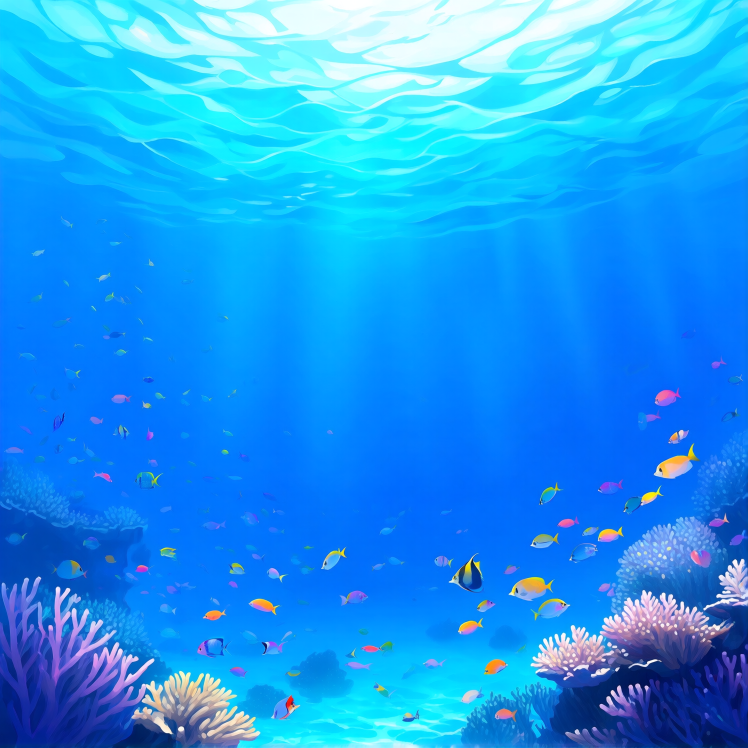
#> input picture lib/artdesign/cards_assets/biome_OC_earth.png, 1496 x 1496 px, found by its file name (shown at 1/2 size)
$ jupyter execute --allow-errors earth_map.ipynb
#> lines starting #> are read from the running program, lines starting #| are printed output that depends on the picture
### lib/artdesign/__init__.py
import websocket  # websocket-client
import uuid
import json
import urllib.request
import urllib.parse
import os
from PIL import Image, ImageDraw, ImageFont, ImageFilter, ImageChops
import numpy as np
from reportlab.pdfgen import canvas
from reportlab.lib.pagesizes import A4
from reportlab.lib.utils import ImageReader
import io


class ArtDesignClient:
    """ class using ComfyUI for AI art generation """
    def __init__(self, server_address="127.0.0.1:8000"):
        self.server_address = server_address
        self.client_id = str(uuid.uuid4())
        self.workflow = self._load_workflow()

    def _load_workflow(self):
        path = os.path.join(os.path.dirname(os.path.abspath(__file__)), "image_qwen_python.json")
        with open(path, 'r') as file:
            return json.load(file)

    # [11 lines left out: functions queue_prompt, get_image, not called in this run]

    def get_history(self, prompt_id):
        with urllib.request.urlopen(f"http://{self.server_address}/history/{prompt_id}") as response:
            return json.loads(response.read())

    # [27 lines left out: function get_images, not called in this run]

    def update_workflow_with_text(self, pos, text):
        self.workflow[f"{pos}"]["inputs"]["text"] = text

    # [34 lines left out: function run_prompts, not called in this run]

# Example usage:
# client = ArtDesignClient()
# prompts = ["masterpiece best quality man", "a man holding a panel with 'jordy love'"]
# images_list = client.run_prompts(prompts)


class CardLayers:
    """ class to manage card layers """
    def __init__(self):
        self.layers = []

    # [7 lines left out: function round_corners, not called in this run]

    def rotate_image(self, im, angle, expand=True):
        return im.rotate(angle, expand=expand)

    # [220 lines left out: functions white_to_transparent, im_resize_scale, add_image_overlay, add_text_overlay, blur_region, color_region and 2 more, not called in this run]
        # imBase.show()

class Utils:
    """ class with utility functions """

    # [95 lines left out: function generate_pdf_from_deck, not called in this run]

### lib/artdesign/debug/earth_map.ipynb
[cell 1]
import numpy as np
from PIL import Image, ImageDraw, ImageFont
import sys
import os
HOME_DIR = r'c:\Users\jordy\Documents\python\projects\GenAI_TCG'
sys.path.append(HOME_DIR)
from lib.artdesign import ArtDesignClient

#> (the rest of this cell did not finish here and is left out)

## 1. generate Biomes images

[cell 2]
biomes = [
    # "OC",
    # "MO",
    # "DE",
    "JU"
]

main_prompts = [
    # "the inside of a wavy dark-blue to light-blue ocean with hundreds of colorful fishs swimming around some detailed coral reefs, algaes", # Ocean [OC]
    # "A huge series of mountains with a snowy peaks, add a lot of small details", # Mountain [MO]
    # "A vast desert with rolling sand dunes, a few scattered cacti, and a bright sun in the sky", # Desert [DE]
    "A dense jungle with tall trees, thick foliage, and a variety of exotic plants and animals", # Jungle [JU]
]
art_styles = "cozy soft pastel colors, gentle lighting, digital painting, delicate details, realistic, high quality"
negative_prompts = ""

prompts = []
for i, p in enumerate(main_prompts):
    prompts.append((p + art_styles, negative_prompts))

#> (the rest of this cell did not finish here and is left out)

## 2. Create Earth

combine them in 4 quarters

[cell 3]
img_OC = Image.open(os.path.join(HOME_DIR, "lib", "artdesign", "cards_assets", "biome_OC_earth.png"))
#> img_OC is the input picture: PIL image 1496x1496 RGB; mean R, G, B 31.6, 153.9, 241
img_MO = Image.open(os.path.join(HOME_DIR, "lib", "artdesign", "cards_assets", "biome_MO_earth.png"))
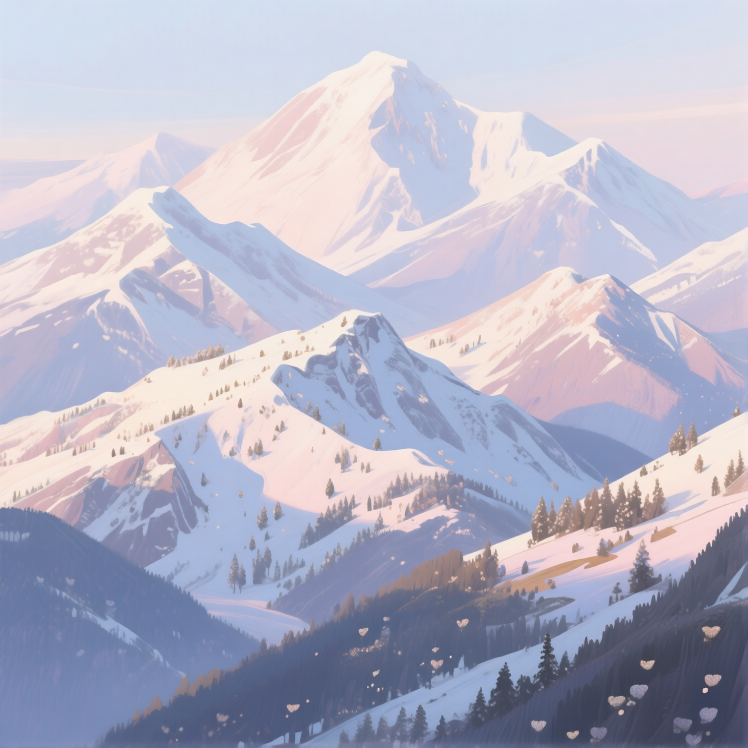
#> input picture lib/artdesign/cards_assets/biome_MO_earth.png, 1496 x 1496 px, found by its file name (shown at 1/2 size)
#> img_MO is the input picture: PIL image 1496x1496 RGB; mean R, G, B 180.4, 180.1, 198.3
img_DE = Image.open(os.path.join(HOME_DIR, "lib", "artdesign", "cards_assets", "biome_DE_earth.png"))
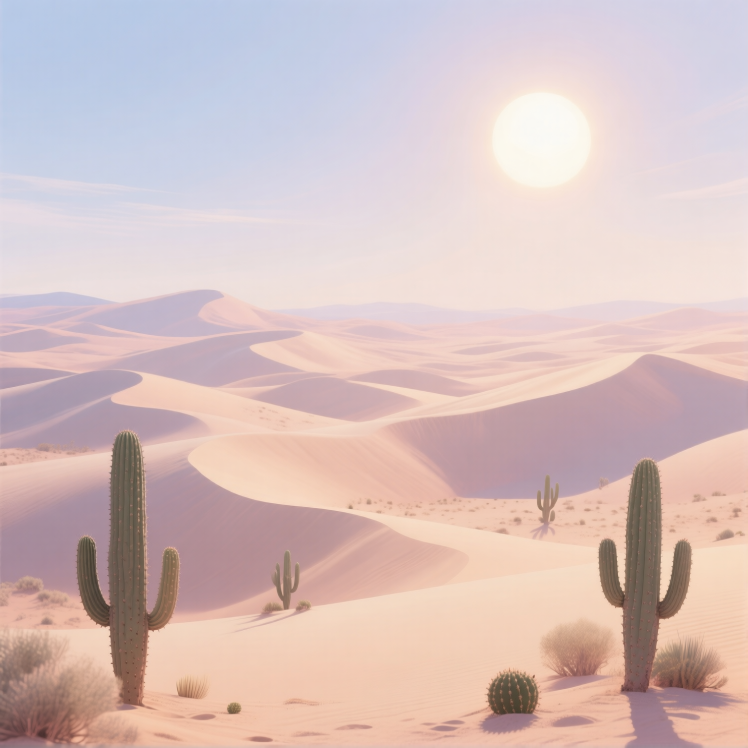
#> input picture lib/artdesign/cards_assets/biome_DE_earth.png, 1496 x 1496 px, found by its file name (shown at 1/2 size)
#> img_DE is the input picture: PIL image 1496x1496 RGB; mean R, G, B 213.8, 191.7, 190.4
img_JU = Image.open(os.path.join(HOME_DIR, "lib", "artdesign", "cards_assets", "biome_JU_earth.png"))
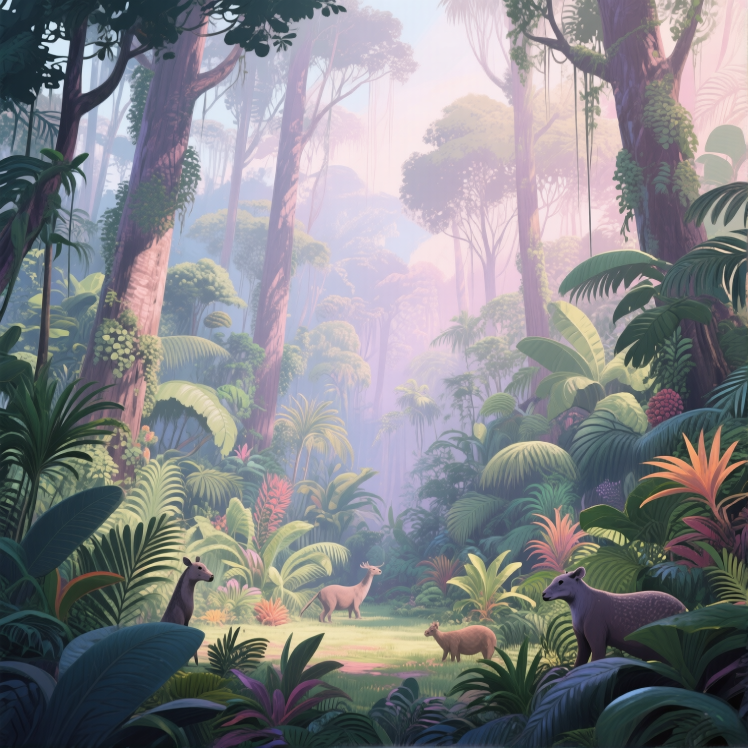
#> input picture lib/artdesign/cards_assets/biome_JU_earth.png, 1496 x 1496 px, found by its file name (shown at 1/2 size)
#> img_JU is the input picture: PIL image 1496x1496 RGB; mean R, G, B 130.6, 131.5, 135.4

# Create a new blank image to hold the quarters
#> (the rest of this cell did not finish here and is left out)

make it a plain circle (transp ext)

#> (a cell that did not finish here is left out)

draw quarter lines

#> (a cell that did not finish here is left out)

then divide each quarter by a certain number

[cell 6]
# Number of divisions per quarter (like minute marks on a watch)
divisions_per_quarter = 6

# Draw short lines only on the exterior of the circle
#> (the rest of this cell did not finish here and is left out)

### Add cfg number and quarters number on earth maps

[cell 7]
biome_logo_OC = Image.open(os.path.join(HOME_DIR, "lib", "artdesign", "cards_assets", "biome_ocean.png"))
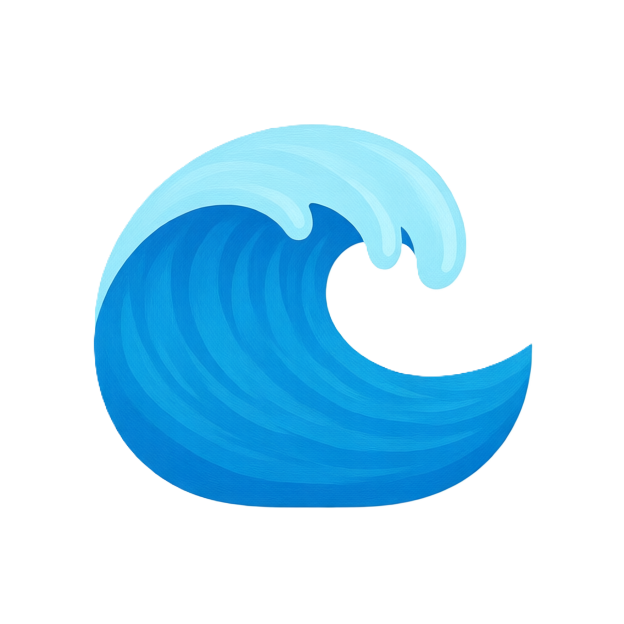
#> input picture lib/artdesign/cards_assets/biome_ocean.png, 624 x 624 px, found by its file name
#> biome_logo_OC is the input picture: PIL image 624x624 RGBA; mean R, G, B, A 15.3, 50.6, 67.8, 75.1
biome_logo_MO = Image.open(os.path.join(HOME_DIR, "lib", "artdesign", "cards_assets", "biome_mountain.png"))
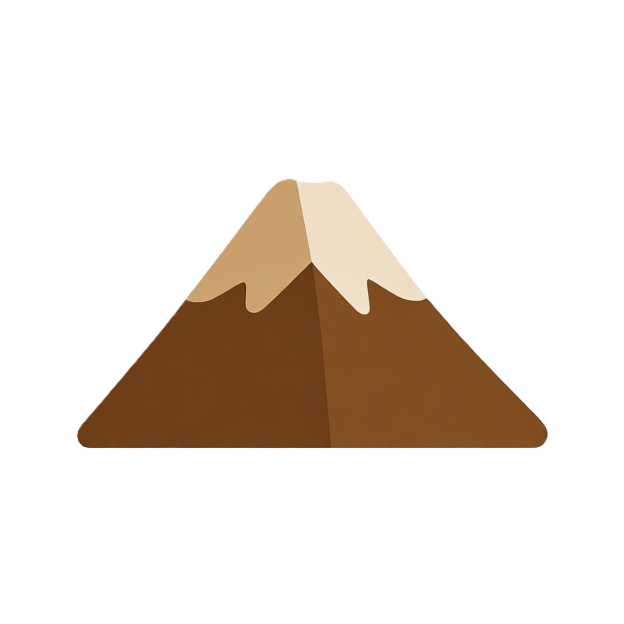
#> input picture lib/artdesign/cards_assets/biome_mountain.png, 624 x 624 px, found by its file name
#> biome_logo_MO is the input picture: PIL image 624x624 RGBA; mean R, G, B, A 27.3, 19, 11.5, 47.8
#> (the rest of this cell did not finish here and is left out)

## 3. Create background of earth for playmat

[cell 8]
# Create a large background for Earth with continued division lines
from PIL import Image, ImageDraw
import numpy as np
import os

im_size = (1500, 1500)
#> im_size = (1500, 1500)
width, height = (im_size[0]*2, im_size[1]*2)
#> width = 3000; height = 3000
center = (width // 2, height // 2)
#> center = (1500, 1500)
radius = min(width, height) // 2
#> radius = 1500

# === Choose line color and thickness here ===
# Use hex color for lines (e.g., '#222222' or '#00FF00')
line_hex_color = "#FFFFFF"  # Change this to any hex color you want
main_line_thickness = 0.6  # percent of bg_size (e.g., 0.4 for 0.4%)
tick_line_thickness = 0.4  # percent of bg_size (e.g., 0.2 for 0.2%)
def hex_to_rgba(hex_color, alpha=255):
    hex_color = hex_color.lstrip('#')
    lv = len(hex_color)
    rgb = tuple(int(hex_color[i:i+lv//3], 16) for i in range(0, lv, lv//3))
    return rgb + (alpha,)

# Parameters
earth_radius = radius  # from previous cells
#> earth_radius = 1500
earth_center = center  # from previous cells
#> earth_center = (1500, 1500)
#> (the rest of this cell did not finish here and is left out)

first test

[cell 9]
img = Image.new('RGB', (624, 624), color=(173, 216, 230))  # light blue RGB
draw = ImageDraw.Draw(img)
width, height = img.size
#> width = 624; height = 624

# Draw several sine wave motifs across the image
for i in range(0, height, 60):
    points = [
        (x, int(i + 20 * np.sin(2 * np.pi * (x / 100) + i)))
        for x in range(width)
    ]
    draw.line(points, fill=(0, 105, 148), width=3)
img.save('blue.png')
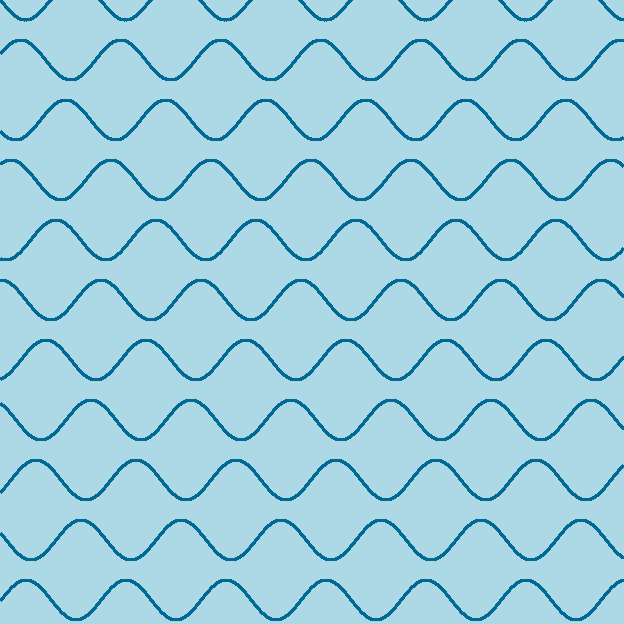
#> saved as blue.png: PIL image 624x624 RGB; mean R, G, B 159.7, 207.5, 223.7

img_yellow = Image.new('RGB', (624, 624), color=(255, 255, 153))  # light yellow RGB
draw_yellow = ImageDraw.Draw(img_yellow)

for i in range(0, height, 60):
    points = [
        (x, int(i + 20 * np.sin(2 * np.pi * (x / 100) + i)))
        for x in range(width)
    ]
    draw_yellow.line(points, fill=(255, 140, 0), width=3)  # orange RGB

img_yellow.save('yellow.png')
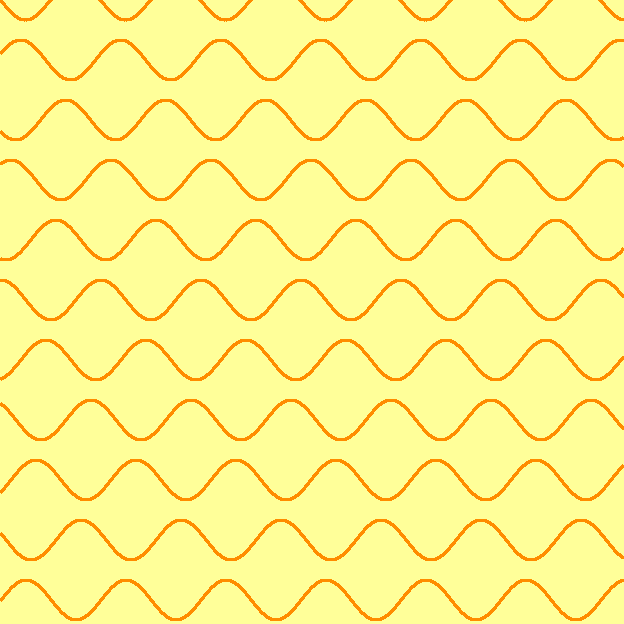
#> saved as yellow.png: PIL image 624x624 RGB; mean R, G, B 255, 246.2, 141.2

img_brown = Image.new('RGB', (624, 624), color=(139, 69, 19))  # brown RGB
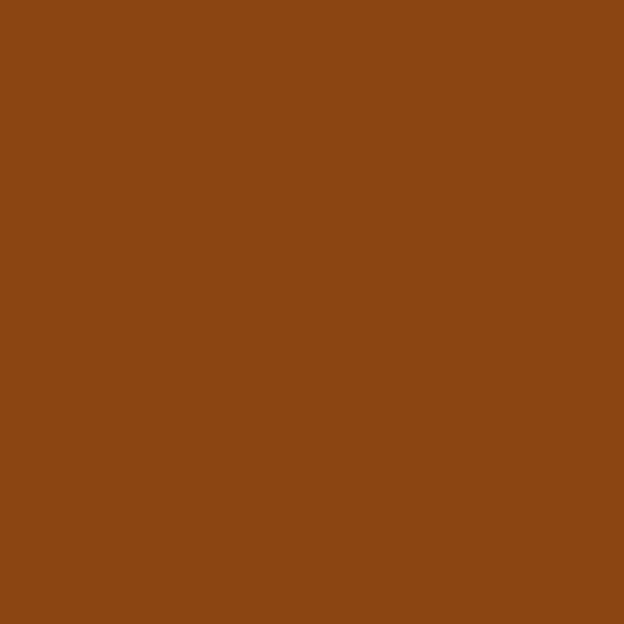
#> img_brown: PIL image 624x624 RGB; mean R, G, B 139, 69, 19
draw_brown = ImageDraw.Draw(img_brown)

# Draw sine wave motifs in a lighter brown
for i in range(0, height, 60):
    points = [
        (x, int(i + 20 * np.sin(2 * np.pi * (x / 100) + i)))
        for x in range(width)
    ]
    draw_brown.line(points, fill=(205, 133, 63), width=3)  # peru RGB

# Draw white triangles at regular intervals
triangle_size = 40
for y in range(0, height, 120):
    for x in range(0, width, 120):
        triangle = [
            (x + triangle_size // 2, y),  # top
            (x, y + triangle_size),       # bottom left
            (x + triangle_size, y + triangle_size)  # bottom right
        ]
        draw_brown.polygon(triangle, fill=(255, 255, 255))

img_brown.save('brown.png')
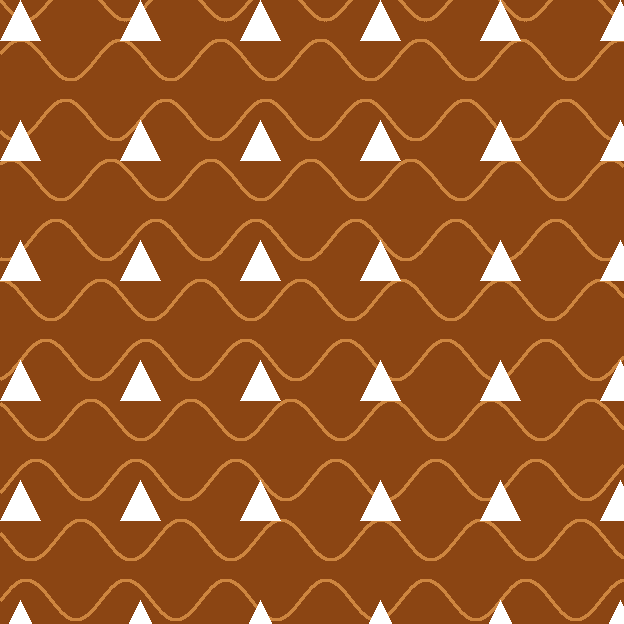
#> saved as brown.png: PIL image 624x624 RGB; mean R, G, B 151.4, 85.9, 37.7

img_green = Image.new('RGB', (624, 624), color=(144, 238, 144))  # light green RGB
draw_green = ImageDraw.Draw(img_green)

# Draw several circle motifs across the image
circle_radius = 20
for y in range(0, height, 80):
    for x in range(0, width, 80):
        left_up = (x + 40 - circle_radius, y + 40 - circle_radius)
        right_down = (x + 40 + circle_radius, y + 40 + circle_radius)
        draw_green.ellipse([left_up, right_down], outline=(34, 139, 34), width=4)  # forest green

img_green.save('green.png')
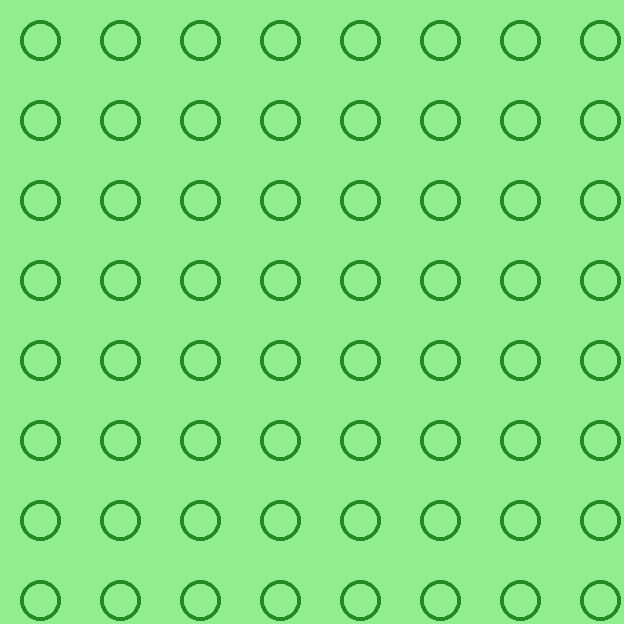
#> saved as green.png: PIL image 624x624 RGB; mean R, G, B 135.8, 230.6, 135.8
